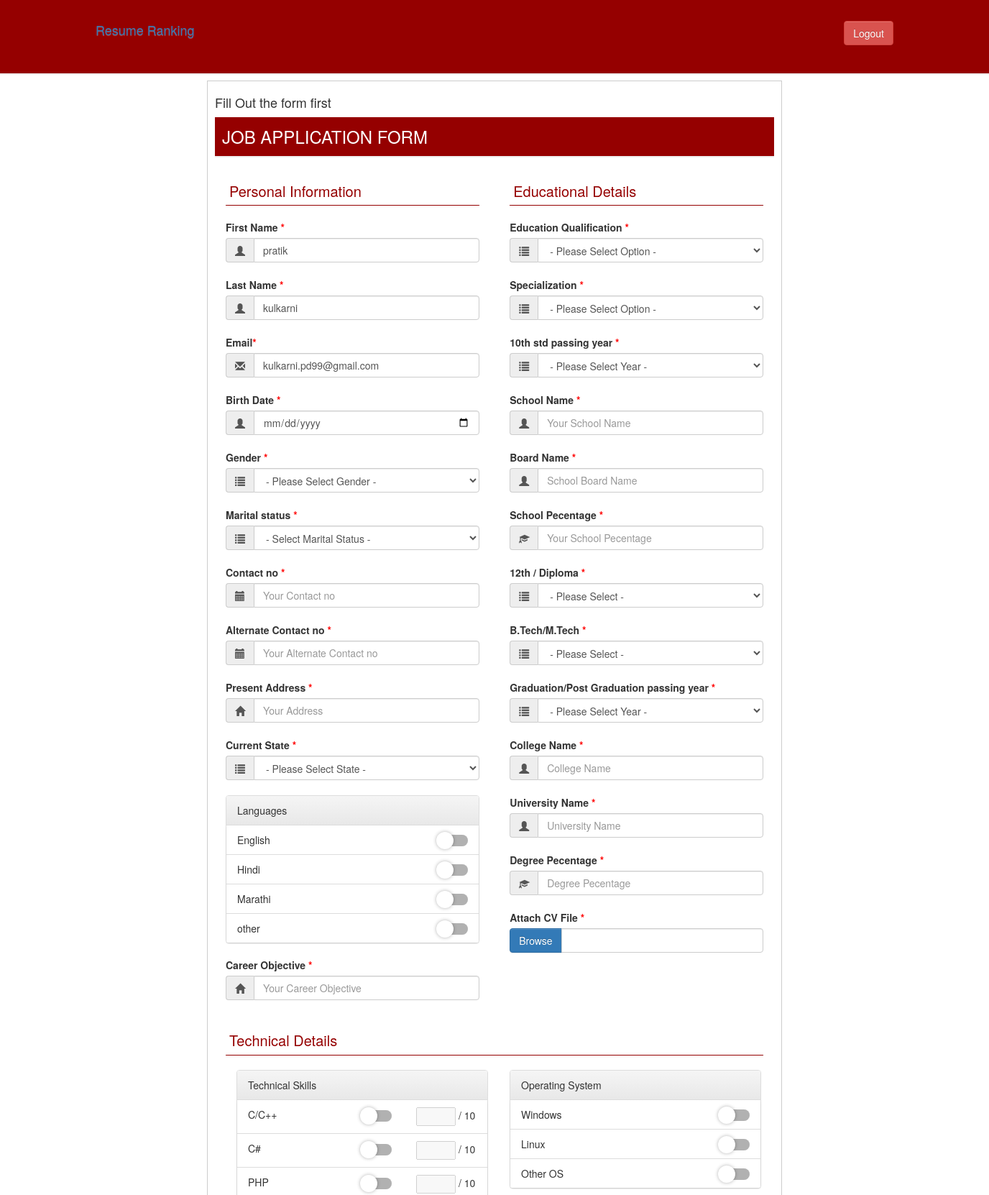
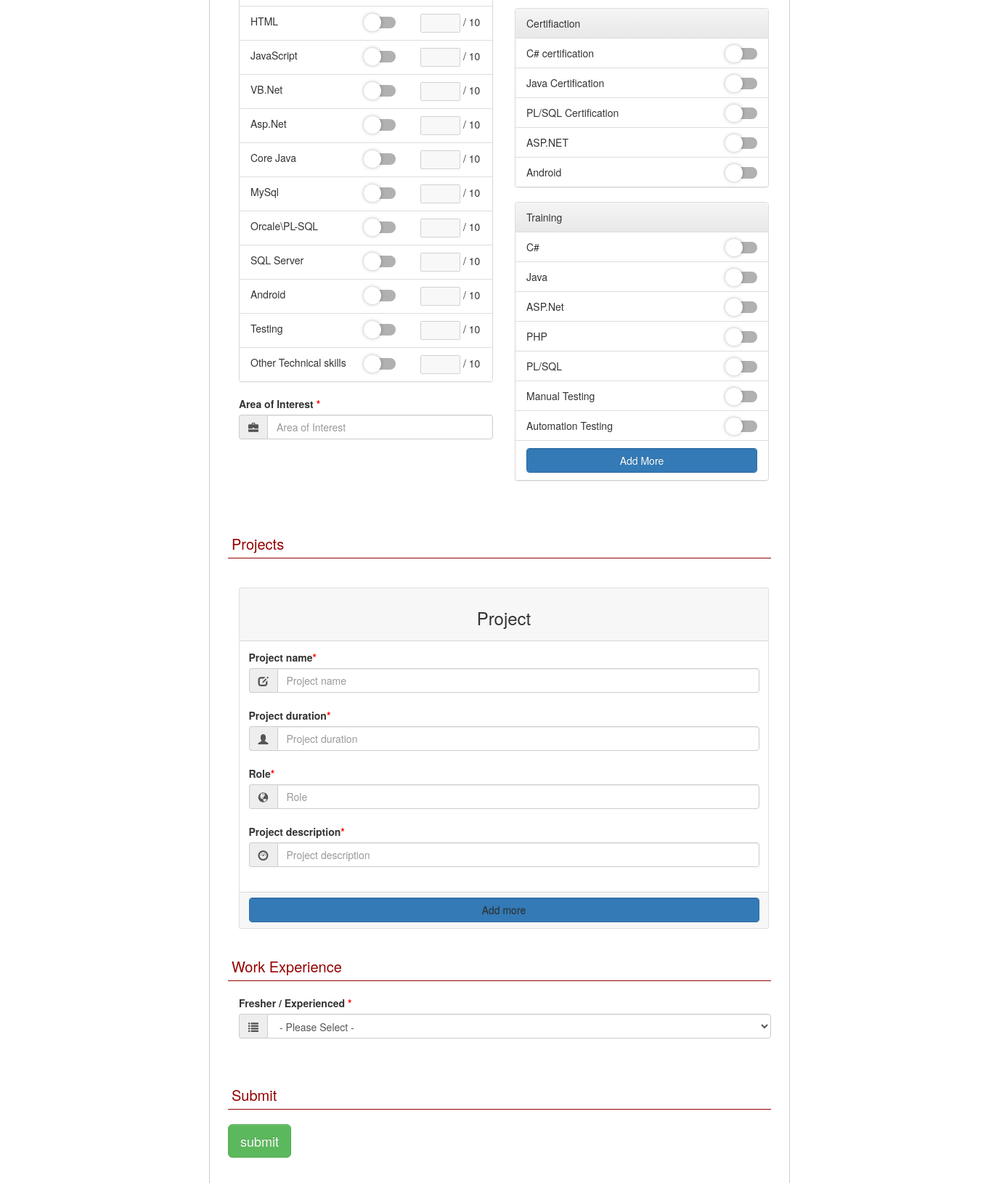
/examples/register/zcon.php (signed in), run on the app's committed database (2 pictures, top to bottom).
### tables this page shows
CREATE TABLE `jobapplication` (
  `id` int(11) NOT NULL,
  `firstname` varchar(30) NOT NULL,
  `lastname` varchar(30) NOT NULL,
  `email_id` varchar(40) NOT NULL,
  `password` varchar(100) NOT NULL,
  `img` longblob NOT NULL,
  `dob` date NOT NULL,
  `marital_status` varchar(10) NOT NULL,
  `gender` varchar(20) NOT NULL,
  `contact_no` varchar(20) NOT NULL,
  `alt_contact_no` varchar(20) NOT NULL,
  `present_address` varchar(100) NOT NULL,
  `current_state` varchar(30) NOT NULL,
  `careerobj` varchar(200) NOT NULL,
  `qualification` varchar(10) NOT NULL,
  `special_skill` varchar(50) NOT NULL,
  `ten_passing_year` int(10) NOT NULL,
  `ten_school_name` varchar(100) NOT NULL,
  `ten_board_name` varchar(20) NOT NULL,
  `ten_percentage` double NOT NULL,
  `tew_dip` varchar(10) NOT NULL,
  `tew_dip_passing_year` int(10) NOT NULL,
  `tew_dip_college_name` varchar(100) NOT NULL,
  `tew_dip_board_name` varchar(50) NOT NULL,
  `tewdip_percentage` double NOT NULL,
  `btech_mtech` varchar(10) NOT NULL,
  `btech_mtech_passing_year` int(10) NOT NULL,
  `btech_mtech_college` varchar(100) NOT NULL,
  `btech_mtech_university` varchar(50) NOT NULL,
  `btech_mtech_percentage` double NOT NULL,
  `lang` varchar(5000) NOT NULL,
  `resume` longblob NOT NULL,
  `tech_skill` varchar(5000) NOT NULL,
  `rate` varchar(100) NOT NULL,
  `os` varchar(5000) NOT NULL,
  `certificate` varchar(5000) NOT NULL,
  `training` varchar(5000) NOT NULL,
  `area_interest` varchar(100) NOT NULL,
  `project_name` varchar(5000) NOT NULL,
  `project_duration` varchar(1000) NOT NULL,
  `project_role` varchar(5000) NOT NULL,
  `project_description` varchar(5000) NOT NULL,
  `fresh_expn` varchar(20) NOT NULL,
  `company_name` varchar(5000) NOT NULL,
  `start_date` varchar(5000) NOT NULL,
  `end_date` varchar(5000) NOT NULL,
  `job_tiitle` varchar(5000) NOT NULL,
  `job_description` varchar(3000) NOT NULL,
  `mcq_score` int(20) NOT NULL,
  `attempt` int(10) NOT NULL
);

### examples/register/zcon.php (the view, shortened to what the rows shown need)
<?php
    $servername = "localhost";
      $username = "root";
      $password = "";
      $dbname = "hrmdss";
      $conn = new mysqli($servername, $username, $password, $dbname);
if(!isset($_SESSION["applicantuser"]))
   {
    header('location:../home.html');
   }
   elseif((time() - $_SESSION['utime'])>=1000)
   {
     header('location:logout.php');
   }
   else
   {
     $user1=$_SESSION["applicantuser"];
     $sql="SELECT * FROM jobapplication where email_id='$user1'";
     $result = $conn->query($sql);
        if ($result->num_rows > 0)
          {
            $row = $result->fetch_assoc();
          }
          $fname=$row['firstname'];
          $lname=$row['lastname'];
          $email=$row['email_id'];
   }
?>
<!DOCTYPE html>
<html lang="en">
<head>
<link rel="stylesheet" href="https://maxcdn.bootstrapcdn.com/bootstrap/4.1.3/css/bootstrap.min.css">
<link rel="stylesheet" href="../assets/css/headers/header-default.css">
  <link href="//maxcdn.bootstrapcdn.com/bootstrap/3.3.0/css/bootstrap.min.css" rel="stylesheet" id="bootstrap-css">
<link href="//maxcdn.bootstrapcdn.com/bootstrap/3.3.0/css/bootstrap.min.css" rel="stylesheet" id="bootstrap-css">
<link href="//maxcdn.bootstrapcdn.com/bootstrap/3.3.4/css/bootstrap.min.css" rel="stylesheet" />
<link href="//maxcdn.bootstrapcdn.com/bootstrap/3.3.4/css/bootstrap-theme.min.css" rel="stylesheet" />
<link rel="stylesheet" type="text/css" href="//cdn.jsdelivr.net/bootstrap/3/css/bootstrap.css" />
<link rel="stylesheet" type="text/css" href="//cdn.jsdelivr.net/bootstrap.daterangepicker/2/daterangepicker.css" />
<link rel="stylesheet" href="assets/css/html5reset.css" media="all">
<link rel="stylesheet" href="assets/css/col.css" media="all">
<link rel="stylesheet" href="assets/css/1cols.css" media="all">
<link rel="stylesheet" href="assets/css/2cols.css" media="all">
</head>
<body>
<div class="margin">
  <div class="form-container">
    <form  action='zcon.php' method='post' enctype='multipart/form-data' autocomplete="on">
      <div class="section group">
        <div class="col span_1_of_2">
<link href="//maxcdn.bootstrapcdn.com/bootstrap/3.3.0/css/bootstrap.min.css" rel="stylesheet" id="bootstrap-css">
          <div class="input-row">
            <div class="inputGroupContainer">
              <div class="input-group"> <span class="input-group-addon"><i class="glyphicon glyphicon-user"></i></span>
                <input type="text" name="txtFirstName" id="txtFirstName" oncopy="return false;" onpaste="return false;" value="<?php echo "$fname";?>" maxlength="50" class="form-control" placeholder="Your Name"  required="">
              </div>
            </div>
          </div>
           <div class="input-row">
            <div class="inputGroupContainer">
              <div class="input-group"> <span class="input-group-addon"><i class="glyphicon glyphicon-user"></i></span>
                <input  name="txtLastName" type="text" maxlength="50" id="txtLastName" class="form-control" placeholder="Your Last Name" required="" value="<?php echo "$lname";?>">
              </div>
            </div>
          </div>
           <div class="input-row">
            <div class="inputGroupContainer">
              <div class="input-group"> <span class="input-group-addon"><i class="glyphicon glyphicon-envelope"></i></span>
                <input  name="txtEmailAdd" type="Email" maxlength="150" id="txtEmailAdd"  class="form-control" placeholder="Your Email Address" required="" value="<?php echo "$email";?>">
              </div>
            </div>
          </div>
</div>
      </div>
      </div>
  </div>
</body>
</html>

### data on the page
jobapplication: txtFirstName "pratik", txtLastName "kulkarni", txtEmailAdd "kulkarni.pd99@gmail.com"
